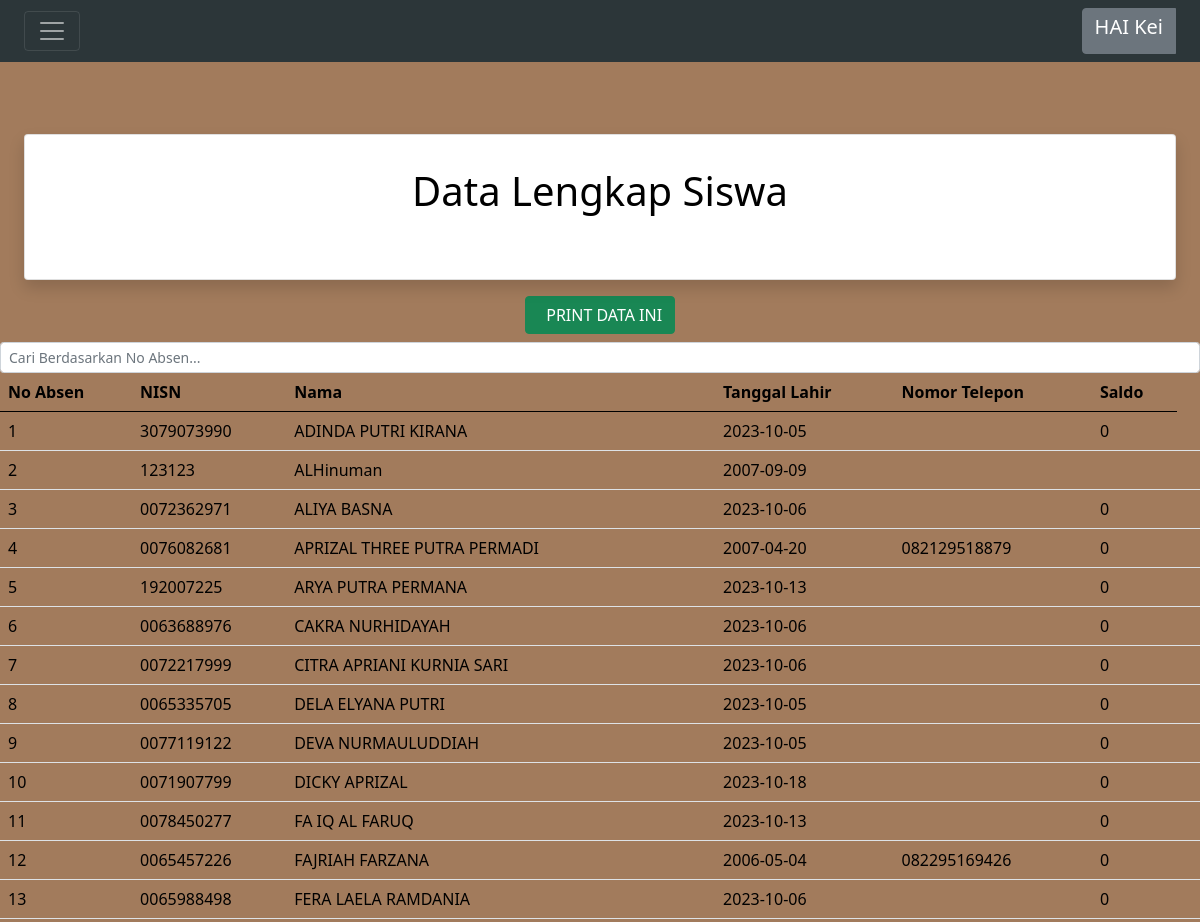
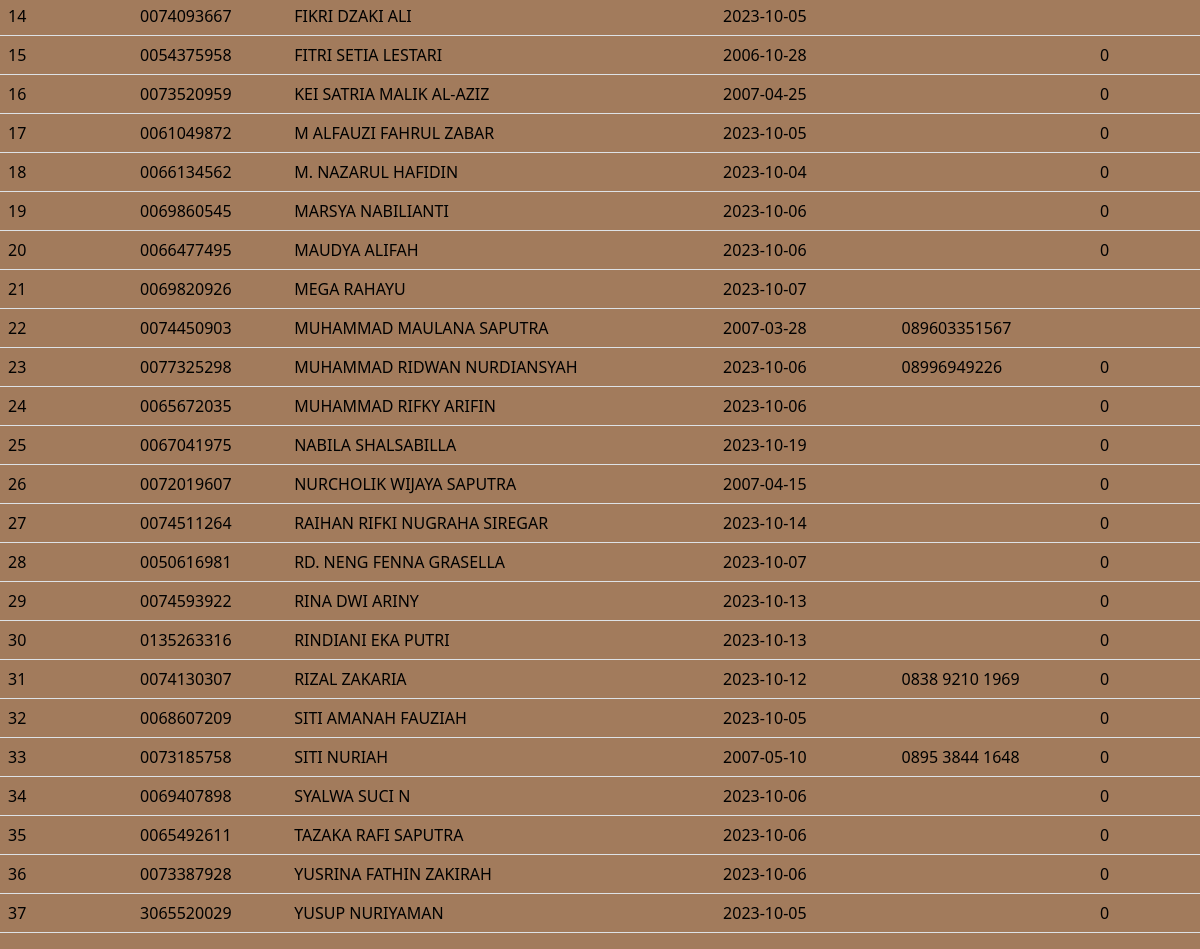
Page /admin/admin3.php (signed in) on the committed database (2 pictures, top to bottom).
### tables this page shows
CREATE TABLE `siswa` (
  `nisn` varchar(20) NOT NULL,
  `nama` varchar(50) NOT NULL,
  `tanggal_lahir` date NOT NULL,
  `no_telp` varchar(15) NOT NULL
);

### admin/admin3.php (the view, shortened to what this page needs)
<head>
<body class="bg-3">
  <link href="https://cdn.jsdelivr.net/npm/bootstrap@5.3.2/dist/css/bootstrap.min.css" rel="stylesheet">
  <nav class="navbar navbar-dark bg-1 fixed-start">
	<div class="container-fluid">
	  <button class="navbar-toggler" type="button" data-bs-toggle="offcanvas" data-bs-target="#offcanvasDarkNavbar" aria-controls="offcanvasDarkNavbar" aria-label="Toggle navigation">
		<span class="navbar-toggler-icon"></span>
	  </button>
	  <div class="btn-group dropstart">
  <button type="button" class="btn btn-secondary  " data-bs-toggle="dropdown" aria-expanded="false">
  <h5>HAI <?php
    $nama = $_SESSION['nama'];
    $nama_parts = explode(' ', $nama);
    echo $nama_parts[0];
?></h5>
  </button>
</div>
	</div>
  </nav>
 <br><br><br>
  <?php include 'header3.php' ;
  ?>
    <div class="card-title text-center">
    <a href="pdfdatalengkap.php" target="_blank" class="btn btn-success"><i class="fa fa-file-pdf-o"></i> &nbsp PRINT DATA INI</a>
</div>
    	<input type="text-white" class="form-control form-control-sm   " placeholder="Cari Berdasarkan No Absen..." id="getSearch" onkeyup="getFunction()">
		<table id="getTable" class="table table-bg-3 bg-3 table-stripped">
        	<thead>
            <tr>
              <th scope="col">No Absen</th>
              <th scope="col">NISN</th>
              <th scope="col">Nama</th>
              <th scope="col">Tanggal Lahir</th>
              <th scope="col">Nomor Telepon</th>
              <th scope="col">Saldo</th>
            </tr>
          </thead>
          <tbody >
			<?php
      $no = 1;
				$data = mysqli_query($config,"select * from data_lengkap order by nama asc");
				while($tampilkan = mysqli_fetch_array($data)){
			?>
            <tr>
              <td><?php echo  $no++; ?></td>
              <td><?php echo $tampilkan["nisn"] ;?></td>
              <td><?php echo $tampilkan["nama"] ;?></td>
              <td><?php echo $tampilkan["tanggal_lahir"] ;?></td>
              <td><?php echo $tampilkan["no_telp"] ;?></td>
              <td><?php echo $tampilkan["saldo"] ;?></td>
              <td>
			  </td>
            </tr>
			<?php
			}
			?>
          </tbody>
        </table>
  </head>
<?php include 'footer.php' ;?></body>

### admin/admin3.php (style rules this page uses)
.bg-1 { background-color: #2C3639; }
.bg-3 { background-color: #A27B5C; }

### admin/header3.php (style rules this page uses)
.bg-1 { background-color: #2C3639; }
.bg-3 { background-color: #A27B5C; }

### rows in the picture
siswa: nisn "3079073990", nama "ADINDA PUTRI KIRANA", tanggal_lahir "2023-10-05", saldo "0"
siswa: nisn "123123", nama "ALHinuman", tanggal_lahir "2007-09-09"
siswa: nisn "0072362971", nama "ALIYA BASNA", tanggal_lahir "2023-10-06", saldo "0"
siswa: nisn "0076082681", nama "APRIZAL THREE PUTRA PERMADI", tanggal_lahir "2007-04-20", no_telp "082129518879", saldo "0"
siswa: nisn "192007225", nama "ARYA PUTRA PERMANA", tanggal_lahir "2023-10-13", saldo "0"
siswa: nisn "0063688976", nama "CAKRA NURHIDAYAH", tanggal_lahir "2023-10-06", saldo "0"
siswa: nisn "0072217999", nama "CITRA APRIANI KURNIA SARI", tanggal_lahir "2023-10-06", saldo "0"
siswa: nisn "0065335705", nama "DELA ELYANA PUTRI", tanggal_lahir "2023-10-05", saldo "0"
siswa: nisn "0077119122", nama "DEVA NURMAULUDDIAH", tanggal_lahir "2023-10-05", saldo "0"
siswa: nisn "0071907799", nama "DICKY APRIZAL", tanggal_lahir "2023-10-18", saldo "0"
siswa: nisn "0078450277", nama "FA IQ AL FARUQ", tanggal_lahir "2023-10-13", saldo "0"
siswa: nisn "0065457226", nama "FAJRIAH FARZANA", tanggal_lahir "2006-05-04", no_telp "082295169426", saldo "0"
siswa: nisn "0065988498", nama "FERA LAELA RAMDANIA", tanggal_lahir "2023-10-06", saldo "0"
siswa: nisn "0074093667", nama "FIKRI DZAKI ALI", tanggal_lahir "2023-10-05"
siswa: nisn "0054375958", nama "FITRI SETIA LESTARI", tanggal_lahir "2006-10-28", saldo "0"
siswa: nisn "0073520959", nama "KEI SATRIA MALIK AL-AZIZ", tanggal_lahir "2007-04-25", saldo "0"
siswa: nisn "0061049872", nama "M ALFAUZI FAHRUL ZABAR", tanggal_lahir "2023-10-05", saldo "0"
siswa: nisn "0066134562", nama "M. NAZARUL HAFIDIN", tanggal_lahir "2023-10-04", saldo "0"
siswa: nisn "0069860545", nama "MARSYA NABILIANTI", tanggal_lahir "2023-10-06", saldo "0"
siswa: nisn "0066477495", nama "MAUDYA ALIFAH", tanggal_lahir "2023-10-06", saldo "0"
siswa: nisn "0069820926", nama "MEGA RAHAYU", tanggal_lahir "2023-10-07"
siswa: nisn "0074450903", nama "MUHAMMAD MAULANA SAPUTRA", tanggal_lahir "2007-03-28", no_telp "089603351567"
siswa: nisn "0077325298", nama "MUHAMMAD RIDWAN NURDIANSYAH", tanggal_lahir "2023-10-06", no_telp "08996949226", saldo "0"
siswa: nisn "0065672035", nama "MUHAMMAD RIFKY ARIFIN", tanggal_lahir "2023-10-06", saldo "0"
siswa: nisn "0067041975", nama "NABILA SHALSABILLA", tanggal_lahir "2023-10-19", saldo "0"
siswa: nisn "0072019607", nama "NURCHOLIK WIJAYA SAPUTRA", tanggal_lahir "2007-04-15", saldo "0"
siswa: nisn "0074511264", nama "RAIHAN RIFKI NUGRAHA SIREGAR", tanggal_lahir "2023-10-14", saldo "0"
siswa: nisn "0050616981", nama "RD. NENG FENNA GRASELLA", tanggal_lahir "2023-10-07", saldo "0"
siswa: nisn "0074593922", nama "RINA DWI ARINY", tanggal_lahir "2023-10-13", saldo "0"
siswa: nisn "0135263316", nama "RINDIANI EKA PUTRI", tanggal_lahir "2023-10-13", saldo "0"
siswa: nisn "0074130307", nama "RIZAL ZAKARIA", tanggal_lahir "2023-10-12", no_telp "0838 9210 1969", saldo "0"
siswa: nisn "0068607209", nama "SITI AMANAH FAUZIAH", tanggal_lahir "2023-10-05", saldo "0"
siswa: nisn "0073185758", nama "SITI NURIAH", tanggal_lahir "2007-05-10", no_telp "0895 3844 1648", saldo "0"
siswa: nisn "0069407898", nama "SYALWA SUCI N", tanggal_lahir "2023-10-06", saldo "0"
siswa: nisn "0065492611", nama "TAZAKA RAFI SAPUTRA", tanggal_lahir "2023-10-06", saldo "0"
siswa: nisn "0073387928", nama "YUSRINA FATHIN ZAKIRAH", tanggal_lahir "2023-10-06", saldo "0"
siswa: nisn "3065520029", nama "YUSUP NURIYAMAN", tanggal_lahir "2023-10-05", saldo "0"

### other values in the picture
$nama_parts[0] "Kei"
